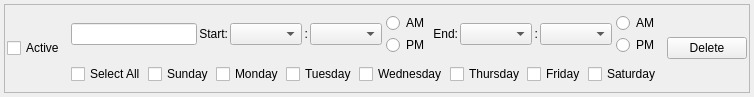
<?xml version="1.0" encoding="UTF-8"?>
<ui version="4.0">
 <class>Form_period_row_template</class>
 <widget class="QWidget" name="Form_period_row_template">
  <property name="geometry">
   <rect>
    <x>0</x>
    <y>0</y>
    <width>732</width>
    <height>97</height>
   </rect>
  </property>
  <property name="windowTitle">
   <string>Form</string>
  </property>
  <layout class="QVBoxLayout" name="verticalLayout_2">
   <property name="leftMargin">
    <number>4</number>
   </property>
   <property name="topMargin">
    <number>4</number>
   </property>
   <property name="rightMargin">
    <number>4</number>
   </property>
   <property name="bottomMargin">
    <number>4</number>
   </property>
   <item>
    <widget class="QFrame" name="frame">
     <property name="maximumSize">
      <size>
       <width>16777215</width>
       <height>100</height>
      </size>
     </property>
     <property name="frameShape">
      <enum>QFrame::Shape::StyledPanel</enum>
     </property>
     <property name="frameShadow">
      <enum>QFrame::Shadow::Raised</enum>
     </property>
     <layout class="QHBoxLayout" name="horizontalLayout_5">
      <property name="spacing">
       <number>2</number>
      </property>
      <property name="leftMargin">
       <number>2</number>
      </property>
      <property name="topMargin">
       <number>2</number>
      </property>
      <property name="rightMargin">
       <number>2</number>
      </property>
      <property name="bottomMargin">
       <number>2</number>
      </property>
      <item>
       <widget class="QCheckBox" name="checkBox_active">
        <property name="text">
         <string>Active</string>
        </property>
       </widget>
      </item>
      <item>
       <widget class="QFrame" name="frame_2">
        <layout class="QVBoxLayout" name="verticalLayout">
         <property name="spacing">
          <number>2</number>
         </property>
         <property name="leftMargin">
          <number>2</number>
         </property>
         <property name="topMargin">
          <number>2</number>
         </property>
         <property name="rightMargin">
          <number>2</number>
         </property>
         <property name="bottomMargin">
          <number>2</number>
         </property>
         <item>
          <widget class="QWidget" name="widget_2" native="true">
           <layout class="QHBoxLayout" name="horizontalLayout_3">
            <property name="spacing">
             <number>2</number>
            </property>
            <property name="leftMargin">
             <number>2</number>
            </property>
            <property name="topMargin">
             <number>2</number>
            </property>
            <property name="rightMargin">
             <number>2</number>
            </property>
            <property name="bottomMargin">
             <number>2</number>
            </property>
            <item>
             <widget class="QLineEdit" name="lineEdit_time_period_name"/>
            </item>
            <item>
             <widget class="QLabel" name="label_start">
              <property name="layoutDirection">
               <enum>Qt::LayoutDirection::LeftToRight</enum>
              </property>
              <property name="text">
               <string>Start:</string>
              </property>
              <property name="alignment">
               <set>Qt::AlignmentFlag::AlignRight|Qt::AlignmentFlag::AlignTrailing|Qt::AlignmentFlag::AlignVCenter</set>
              </property>
             </widget>
            </item>
            <item>
             <widget class="QComboBox" name="comboBox_start_time_hours"/>
            </item>
            <item>
             <widget class="QLabel" name="label_start_start_colon">
              <property name="layoutDirection">
               <enum>Qt::LayoutDirection::LeftToRight</enum>
              </property>
              <property name="text">
               <string>:</string>
              </property>
              <property name="alignment">
               <set>Qt::AlignmentFlag::AlignRight|Qt::AlignmentFlag::AlignTrailing|Qt::AlignmentFlag::AlignVCenter</set>
              </property>
             </widget>
            </item>
            <item>
             <widget class="QComboBox" name="comboBox_start_time_minutes"/>
            </item>
            <item>
             <widget class="QWidget" name="widget_start_time_am_pm" native="true">
              <layout class="QVBoxLayout" name="verticalLayout_5">
               <property name="spacing">
                <number>2</number>
               </property>
               <property name="leftMargin">
                <number>2</number>
               </property>
               <property name="topMargin">
                <number>2</number>
               </property>
               <property name="rightMargin">
                <number>2</number>
               </property>
               <property name="bottomMargin">
                <number>2</number>
               </property>
               <item>
                <widget class="QRadioButton" name="radioButton_start_time_am">
                 <property name="text">
                  <string>AM</string>
                 </property>
                </widget>
               </item>
               <item>
                <widget class="QRadioButton" name="radioButton_start_time_pm">
                 <property name="text">
                  <string>PM</string>
                 </property>
                </widget>
               </item>
              </layout>
             </widget>
            </item>
            <item>
             <widget class="QLabel" name="label_end">
              <property name="text">
               <string>End:</string>
              </property>
              <property name="alignment">
               <set>Qt::AlignmentFlag::AlignRight|Qt::AlignmentFlag::AlignTrailing|Qt::AlignmentFlag::AlignVCenter</set>
              </property>
             </widget>
            </item>
            <item>
             <widget class="QComboBox" name="comboBox_end_time_hours"/>
            </item>
            <item>
             <widget class="QLabel" name="label_start_end_colon">
              <property name="layoutDirection">
               <enum>Qt::LayoutDirection::LeftToRight</enum>
              </property>
              <property name="text">
               <string>:</string>
              </property>
              <property name="alignment">
               <set>Qt::AlignmentFlag::AlignRight|Qt::AlignmentFlag::AlignTrailing|Qt::AlignmentFlag::AlignVCenter</set>
              </property>
             </widget>
            </item>
            <item>
             <widget class="QComboBox" name="comboBox_end_time_minutes"/>
            </item>
            <item>
             <widget class="QWidget" name="widget_end_time_am_pm" native="true">
              <layout class="QVBoxLayout" name="verticalLayout_7">
               <property name="spacing">
                <number>2</number>
               </property>
               <property name="leftMargin">
                <number>2</number>
               </property>
               <property name="topMargin">
                <number>2</number>
               </property>
               <property name="rightMargin">
                <number>2</number>
               </property>
               <property name="bottomMargin">
                <number>2</number>
               </property>
               <item>
                <widget class="QRadioButton" name="radioButton_end_time_am">
                 <property name="text">
                  <string>AM</string>
                 </property>
                </widget>
               </item>
               <item>
                <widget class="QRadioButton" name="radioButton_end_time_pm">
                 <property name="text">
                  <string>PM</string>
                 </property>
                </widget>
               </item>
              </layout>
             </widget>
            </item>
           </layout>
          </widget>
         </item>
         <item>
          <widget class="QWidget" name="widget" native="true">
           <layout class="QHBoxLayout" name="horizontalLayout_2">
            <property name="spacing">
             <number>2</number>
            </property>
            <property name="leftMargin">
             <number>2</number>
            </property>
            <property name="topMargin">
             <number>2</number>
            </property>
            <property name="rightMargin">
             <number>2</number>
            </property>
            <property name="bottomMargin">
             <number>2</number>
            </property>
            <item>
             <widget class="QCheckBox" name="checkBox_select_all_days">
              <property name="text">
               <string>Select All</string>
              </property>
              <property name="role" stdset="0">
               <string notr="true">header3</string>
              </property>
             </widget>
            </item>
            <item>
             <widget class="QCheckBox" name="checkBox_sunday">
              <property name="text">
               <string>Sunday</string>
              </property>
             </widget>
            </item>
            <item>
             <widget class="QCheckBox" name="checkBox_monday">
              <property name="text">
               <string>Monday</string>
              </property>
              <property name="checked">
               <bool>false</bool>
              </property>
             </widget>
            </item>
            <item>
             <widget class="QCheckBox" name="checkBox_tuesday">
              <property name="text">
               <string>Tuesday</string>
              </property>
              <property name="checked">
               <bool>false</bool>
              </property>
             </widget>
            </item>
            <item>
             <widget class="QCheckBox" name="checkBox_wednesday">
              <property name="text">
               <string>Wednesday</string>
              </property>
              <property name="checked">
               <bool>false</bool>
              </property>
             </widget>
            </item>
            <item>
             <widget class="QCheckBox" name="checkBox_thursday">
              <property name="text">
               <string>Thursday</string>
              </property>
              <property name="checked">
               <bool>false</bool>
              </property>
             </widget>
            </item>
            <item>
             <widget class="QCheckBox" name="checkBox_friday">
              <property name="text">
               <string>Friday</string>
              </property>
              <property name="checked">
               <bool>false</bool>
              </property>
             </widget>
            </item>
            <item>
             <widget class="QCheckBox" name="checkBox_saturday">
              <property name="text">
               <string>Saturday</string>
              </property>
             </widget>
            </item>
           </layout>
          </widget>
         </item>
        </layout>
       </widget>
      </item>
      <item>
       <widget class="QPushButton" name="pushButton_delete">
        <property name="enabled">
         <bool>true</bool>
        </property>
        <property name="text">
         <string>Delete</string>
        </property>
       </widget>
      </item>
     </layout>
    </widget>
   </item>
  </layout>
 </widget>
 <resources/>
 <connections/>
</ui>
